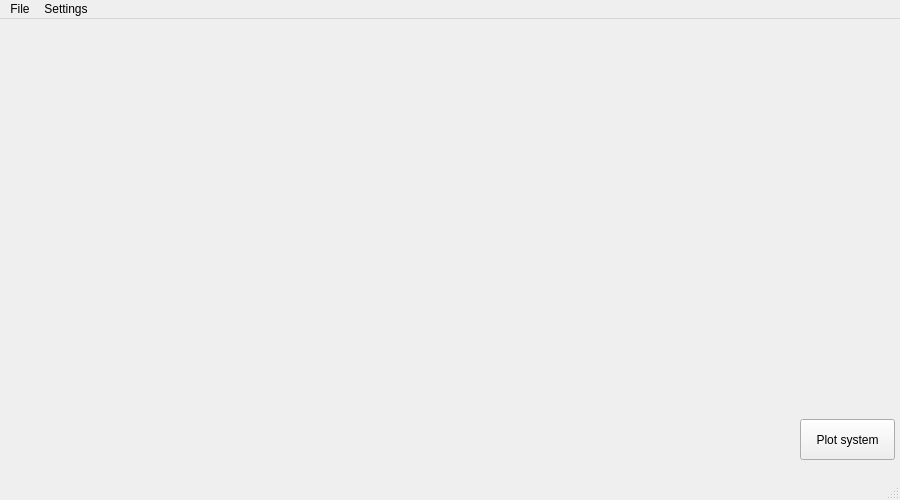
<?xml version="1.0" encoding="UTF-8"?>
<ui version="4.0">
 <class>MainWindow</class>
 <widget class="QMainWindow" name="MainWindow">
  <property name="geometry">
   <rect>
    <x>0</x>
    <y>0</y>
    <width>900</width>
    <height>500</height>
   </rect>
  </property>
  <property name="minimumSize">
   <size>
    <width>900</width>
    <height>500</height>
   </size>
  </property>
  <property name="maximumSize">
   <size>
    <width>900</width>
    <height>500</height>
   </size>
  </property>
  <property name="windowTitle">
   <string>NS annalyst</string>
  </property>
  <widget class="QWidget" name="centralwidget">
   <widget class="QPushButton" name="Plot_system">
    <property name="geometry">
     <rect>
      <x>800</x>
      <y>400</y>
      <width>95</width>
      <height>41</height>
     </rect>
    </property>
    <property name="text">
     <string>Plot system</string>
    </property>
   </widget>
  </widget>
  <widget class="QMenuBar" name="menubar">
   <property name="geometry">
    <rect>
     <x>0</x>
     <y>0</y>
     <width>900</width>
     <height>31</height>
    </rect>
   </property>
   <widget class="QMenu" name="menuFile">
    <property name="title">
     <string>File</string>
    </property>
    <addaction name="separator"/>
    <addaction name="actionInput_system"/>
    <addaction name="actionLoad_system"/>
    <addaction name="actionSave_system"/>
    <addaction name="separator"/>
   </widget>
   <widget class="QMenu" name="menuSettings">
    <property name="title">
     <string>Settings</string>
    </property>
   </widget>
   <addaction name="menuFile"/>
   <addaction name="menuSettings"/>
  </widget>
  <widget class="QStatusBar" name="statusbar"/>
  <action name="actionInput_system">
   <property name="text">
    <string>Input system</string>
   </property>
  </action>
  <action name="actionLoad_system">
   <property name="text">
    <string>Load system</string>
   </property>
  </action>
  <action name="actionSave_system">
   <property name="text">
    <string>Save system</string>
   </property>
  </action>
 </widget>
 <resources/>
 <connections/>
</ui>
